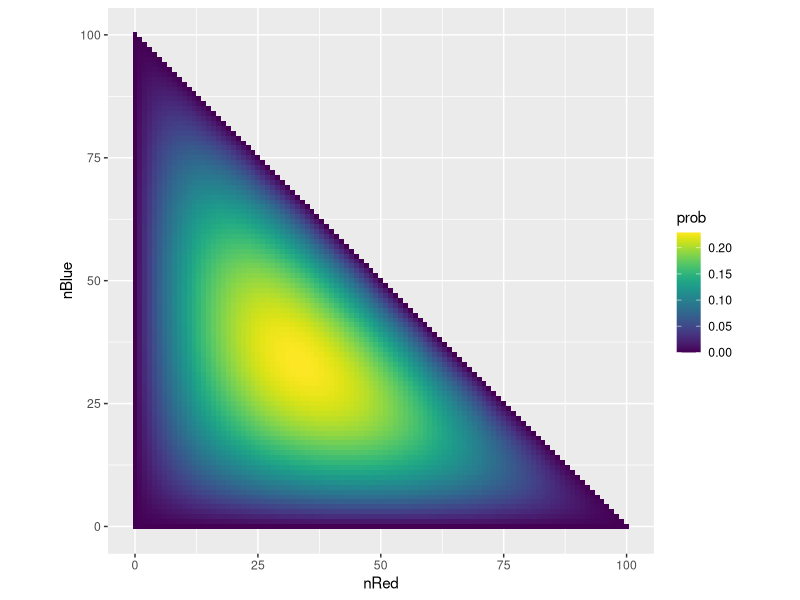
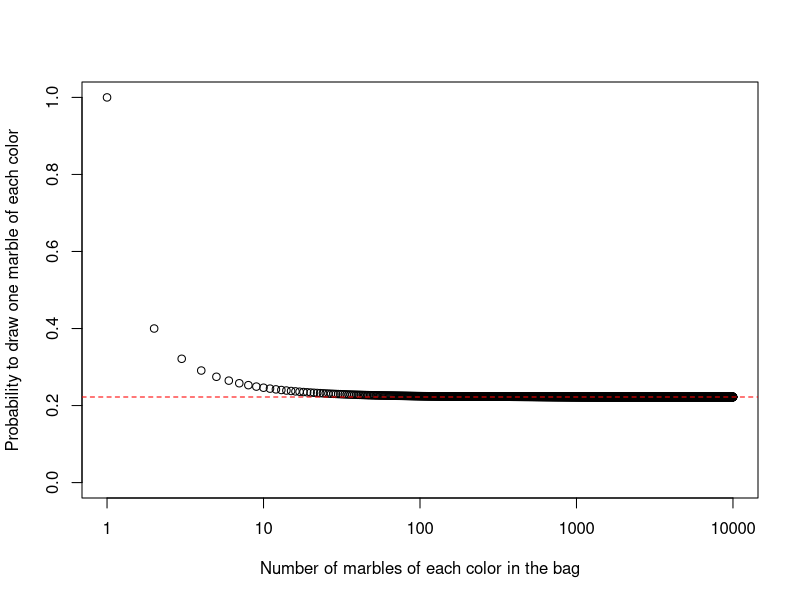

Write R code to recreate these figures, in order.
## ---- chunk 1
library(ggplot2)
library(viridis)
knitr::opts_knit$set(base.dir = "/home/swolf/website/", base.url = "/")
knitr::opts_chunk$set(fig.path = "figure/2021-06-25-foundMarbles/",fig.width=12)
## ---- chunk 2
probAllThree = function(k,l,m){
    N = k + l + m
    prob = 6 * k * l * m/(N*(N-1)*(N-2))
    return(prob)
}
## ---- chunk 3
output = NULL
for(nRed in 0:100){
    nBlueMax = 100 - nRed
    for(nBlue in 0:nBlueMax){
        nGreen = 100 - nBlue - nRed
        prob = probAllThree(nRed, nBlue, nGreen)
        tst = data.frame(nRed, nBlue, nGreen, prob)
        output = rbind(output, tst)
    }
}
## ---- chunk 4
output[output$prob==0.2, ]
## ---- chunk 5
maxProb = max(output$prob)
output[output$prob==maxProb, ]
## ---- chunk 6
ggplot(output, aes(nRed, nBlue, fill=prob)) + geom_tile() +
    scale_fill_viridis(discrete=FALSE) +
    theme(aspect.ratio=1) + coord_fixed()
## ---- chunk 7
probAllThree(210,350,440)
## ---- chunk 8
n = 1:10000
p = probAllThree(n,n,n)
plot(n,p,xlab='Number of marbles of each color in the bag', log='x',
     ylab='Probability to draw one marble of each color', ylim = c(0,1))
abline(h=6/27,col='red', lty = 2)
